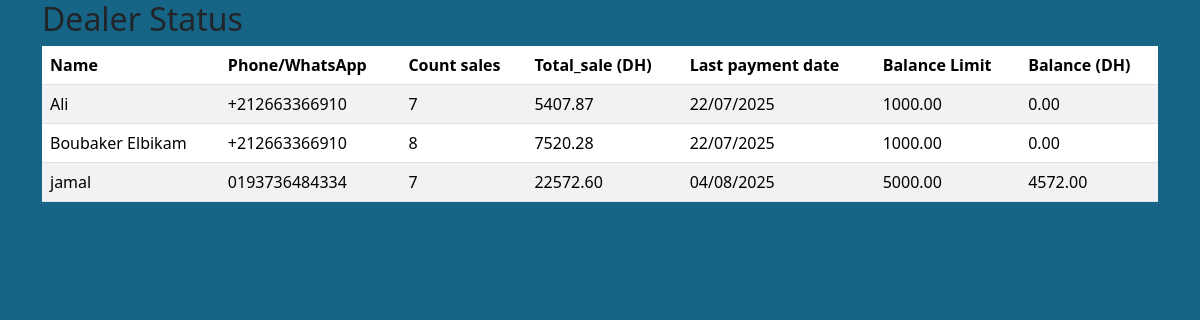
Before: /sale/dealer/list/ with the older database file.
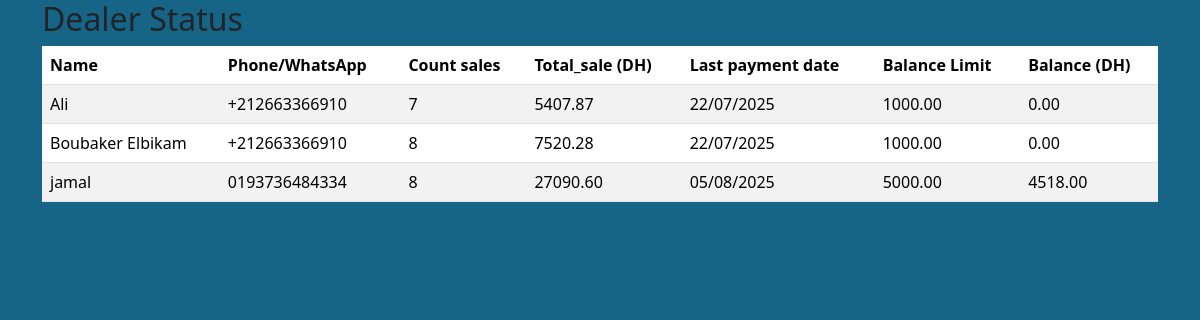
After: the same page with the newer database file.
### sale/models.py (models this page shows, shortened)
class Dealer(models.Model):
    created_at = models.DateField(auto_now_add=True)
    name = models.CharField(max_length=100)
    phone_whatsapp = models.CharField(
        max_length=13,
        validators=[RegexValidator(
            regex=r'^\+?1?\d{9,13}$',
            message="Phone number must be entered in the format: '+212**********'. Up to 13 digits allowed.")]
    )
    is_active = models.BooleanField(default=True)
    balance = models.DecimalField(max_digits=10, decimal_places=2, default=0.00)
    balance_limit = models.DecimalField(max_digits=10, decimal_places=2, default=0.00)
    @property
    def get_balance(self):
        return self.balance
    @property
    def count_sales(self):
        return self.sales.count()
    @property
    def total_sales(self):
        return sum(sale.get_TTC for sale in self.sales.all())
    @property
    def last_payment_date(self):
        payments = MonthlyPayment.objects.filter(dealer=self).order_by('-date')
        return payments.first().date if payments.exists() else None

class Sale(Commun):
    @property
    def get_HT(self):
        return sum(order.get_subtotal for order in self.order_line_set.all())

class SaleToDealer(Sale):
    dealer = models.ForeignKey(Dealer,related_name='sales', on_delete=models.PROTECT)
    matricule  = models.CharField(max_length=30,blank=True)
    ville = models.CharField(max_length=30,blank=True)

class Commun(models.Model):
    user = models.ForeignKey(User, on_delete=models.DO_NOTHING)
    date = models.DateTimeField(auto_now=True)
    @property
    def get_TTC(self):
        return round(self.get_HT * Decimal(1.20), 2)
    class Meta:
        abstract = True

class Sale(Commun):
    @property
    def get_HT(self):
        return sum(order.get_subtotal for order in self.order_line_set.all())

class LineItem(models.Model):
    item = models.ForeignKey(Stock, on_delete=models.PROTECT)
    description = models.CharField(max_length=30)
    quantity = models.PositiveIntegerField()  # Ensure only positive quantities
    price = models.DecimalField(max_digits=10, decimal_places=2)
    @property
    def get_subtotal(self):
        return Decimal(self.quantity) * Decimal(self.price)
    class Meta:
        abstract = True

class Order_Line(LineItem):
    sale = models.ForeignKey(Sale, on_delete=models.DO_NOTHING)

class Payment(models.Model):
    amount = models.DecimalField(max_digits=10, decimal_places=2, default=0.00)
    date = models.DateTimeField(auto_now_add=True)

### sale/views.py (the view)
# urls.py: path('dealer/list/', views.SaleDealerList, name='dealer-list'),
def SaleDealerList(request):
   dealers = Dealer.objects.all()
   return render(request, 'sale/dealer_list.html', {'dealers': dealers})

### stock/context_processors.py (called while the page is built)
def stock_alerts(request):
    alerts = []
    items = StockAlert.objects.all()
    for item in items:
        if item.item.get_current_qte < item.threshold:
            alerts.append(item)
    return {
        'stock_alerts': alerts  # Make stock_alerts available in templates
    }

### sale/templates/sale/dealer_list.html (shortened to what this page needs)
{% extends 'sale/base.html' %}
{% block content %}
{% load static %}
{% load crispy_forms_tags %}
<h2>Dealer Status</h2>
<table class="table table-striped">
    <thead>
        <tr>
            <th>Name</th>
            <th>Phone/WhatsApp</th>
            <th>Count sales </th>
            <th>Total_sale (DH)</th>
            <th>Last payment date</th>
            <th>Balance Limit </th>
            <th>Balance (DH) </th>
        </tr>
    </thead>
    <tbody>
        {% for sd in dealers %}
        <tr>
            <td>{{ sd.name }}</td>
            <td>{{ sd.phone_whatsapp }}</td>
            <td>{{ sd.count_sales}}</td>
            <td>{{ sd.total_sales }}</td>
            <td>{{ sd.last_payment_date|date:"d/m/Y" }}</td>
            <td>{{ sd.balance_limit }}</td>
            <td>{{ sd.balance }}</td>
        </tr>
        {% endfor %}
    </tbody>
</table>
{% endblock %}

Changed rows visible on the page:
changed Dealer "jamal": count_sales "7" → "8"; total_sales "22572.60" → "27090.60"; last_payment_date "04/08/2025" → "05/08/2025"; balance "4572.00" → "4518.00"
